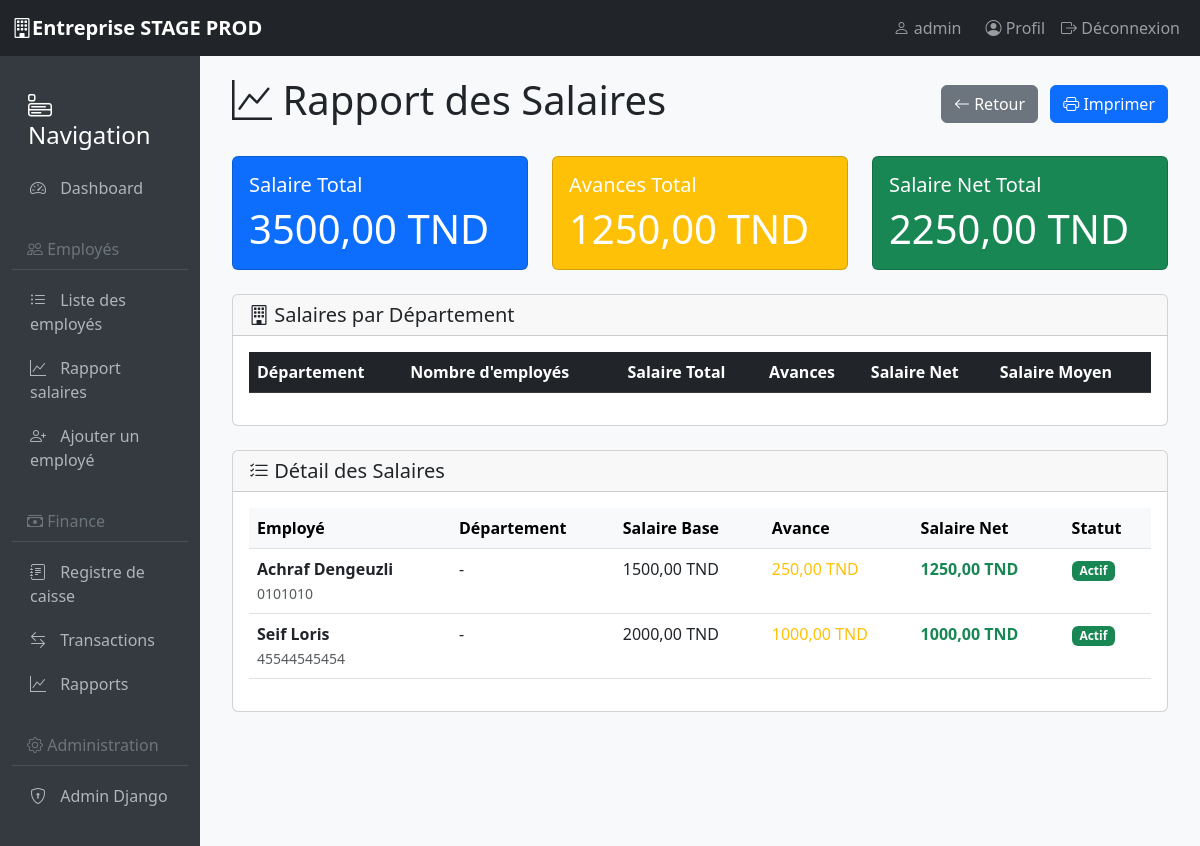
Screenshot of /employees/salaries/ (signed in) with the database file from the repository.
### core/models.py (models this page shows, shortened)
class CustomUser(AbstractUser):
    ROLE_CHOICES = [
        ('admin', 'Administrateur'),
        ('manager', 'Manager'),
        ('employee', 'Employé'),
        ('accountant', 'Comptable'),
    ]
    role = models.CharField(max_length=20, choices=ROLE_CHOICES, default='employee')
    phone = models.CharField(max_length=20, blank=True)
    department = models.CharField(max_length=100, blank=True)
    profile_picture = models.CharField(
        max_length=500,
        blank=True,
        null=True,
        verbose_name="Photo de profil (URL)"
    )
    class Meta:
        verbose_name = "Utilisateur"
        verbose_name_plural = "Utilisateurs"

### employees/models.py (models this page shows, shortened)
class Employee(models.Model):
    CONTRACT_CHOICES = [
        ('cdi', 'CDI'),
        ('cdd', 'CDD'),
        ('stage', 'Stage'),
        ('freelance', 'Freelance'),
    ]
    GENDER_CHOICES = [
        ('M', 'Masculin'),
        ('F', 'Féminin'),
    ]
    user = models.OneToOneField(CustomUser, on_delete=models.CASCADE, verbose_name="Utilisateur", null=True, blank=True)
    employee_id = models.CharField(max_length=20, unique=True, verbose_name="Matricule")
    first_name = models.CharField(max_length=100, verbose_name="Prénom", default="")
    last_name = models.CharField(max_length=100, verbose_name="Nom", default="")
    cin = models.CharField(
        max_length=20,
        unique=True,
        verbose_name="CIN",
        validators=[
            RegexValidator(
                regex=r'^\d{8}$',
                message='Le CIN doit contenir 8 chiffres',
                code='invalid_cin'
            )
        ],
        default="00000000"
    )
    gender = models.CharField(max_length=1, choices=GENDER_CHOICES, verbose_name="Genre", default="M")
    birth_date = models.DateField(verbose_name="Date de naissance", null=True, blank=True)
    birth_place = models.CharField(max_length=100, verbose_name="Lieu de naissance", default="")
    address = models.TextField(verbose_name="Adresse", default="")
    city = models.CharField(max_length=100, verbose_name="Ville", default="")
    postal_code = models.CharField(max_length=10, verbose_name="Code postal", default="")
    country = models.CharField(max_length=100, default="Tunisie", verbose_name="Pays")
    personal_phone = models.CharField(max_length=20, verbose_name="Téléphone personnel", default="")
    emergency_phone = models.CharField(max_length=20, blank=True, verbose_name="Téléphone d'urgence", default="")
    position = models.CharField(max_length=100, verbose_name="Poste")
    department = models.ForeignKey(Department, on_delete=models.SET_NULL, null=True, blank=True, verbose_name="Département")
    hire_date = models.DateField(verbose_name="Date d'embauche")
    contract_type = models.CharField(max_length=20, choices=CONTRACT_CHOICES, verbose_name="Type de contrat")
    contract_end_date = models.DateField(null=True, blank=True, verbose_name="Date de fin de contrat")
    salary = models.DecimalField(max_digits=10, decimal_places=2, validators=[MinValueValidator(0)], verbose_name="Salaire de base")
    bank_name = models.CharField(max_length=100, verbose_name="Nom de la banque", default="")
    bank_account = models.CharField(max_length=50, verbose_name="Numéro de compte", default="")
    rib = models.CharField(max_length=30, verbose_name="RIB", default="")
    salary_advance = models.DecimalField(
        max_digits=10,
        decimal_places=2,
        default=0,
        validators=[MinValueValidator(0)],
        verbose_name="Avance sur salaire"
    )
    advance_date = models.DateField(null=True, blank=True, verbose_name="Date d'avance")
    advance_reason = models.TextField(blank=True, verbose_name="Motif de l'avance", default="")
    is_active = models.BooleanField(default=True, verbose_name="Actif")
    @property
    def full_name(self):
        return f"{self.first_name} {self.last_name}"
    @property
    def net_salary(self):
        return self.salary - self.salary_advance
    class Meta:
        verbose_name = "Employé"
        verbose_name_plural = "Employés"
        ordering = ['last_name', 'first_name']

### employees/views.py (the view)
# urls.py: path('salaries/', views.salary_report, name='salary_report'),
@login_required
def salary_report(request):
    employees = Employee.objects.filter(is_active=True)
    total_base_salary = employees.aggregate(total=Sum('salary'))['total'] or 0
    total_advances = employees.aggregate(total=Sum('salary_advance'))['total'] or 0
    total_net_salary = 0
    for employee in employees:
        total_net_salary += float(employee.net_salary)
    by_department = employees.values('department__name').annotate(
        count=Count('id'),
        total_salary=Sum('salary'),
        total_advances=Sum('salary_advance'),
        avg_salary=Avg('salary')
    )
    context = {
        'employees': employees,
        'total_base_salary': total_base_salary,
        'total_advances': total_advances,
        'total_net_salary': total_net_salary,
        'by_department': by_department,
    }
    return render(request, 'employees/salary_report.html', context)

### templates/employees/salary_report.html (shortened to what this page needs)
{% extends 'base.html' %}
{% block content %}
<div class="container-fluid">
    <div class="d-flex justify-content-between align-items-center mb-4">
        <h1><i class="bi bi-graph-up"></i> Rapport des Salaires</h1>
        <div>
            <a href="{% url 'employee_list' %}" class="btn btn-secondary">
                <i class="bi bi-arrow-left"></i> Retour
            </a>
            <button class="btn btn-primary ms-2" onclick="window.print()">
                <i class="bi bi-printer"></i> Imprimer
            </button>
        </div>
    </div>
    <div class="row mb-4">
        <div class="col-md-4">
            <div class="card text-white bg-primary">
                <div class="card-body">
                    <h5 class="card-title">Salaire Total</h5>
                    <p class="card-text display-6">{{ total_base_salary|floatformat:2 }}  TND</p>
                </div>
            </div>
        </div>
        <div class="col-md-4">
            <div class="card text-white bg-warning">
                <div class="card-body">
                    <h5 class="card-title">Avances Total</h5>
                    <p class="card-text display-6">{{ total_advances|floatformat:2 }}  TND</p>
                </div>
            </div>
        </div>
        <div class="col-md-4">
            <div class="card text-white bg-success">
                <div class="card-body">
                    <h5 class="card-title">Salaire Net Total</h5>
                    <p class="card-text display-6">{{ total_net_salary|floatformat:2 }}  TND</p>
                </div>
            </div>
        </div>
    </div>
    <div class="card mb-4">
        <div class="card-header">
            <h5 class="mb-0"><i class="bi bi-building"></i> Salaires par Département</h5>
        </div>
        <div class="card-body">
            <div class="table-responsive">
                <table class="table table-hover">
                    <thead class="table-dark">
                        <tr>
                            <th>Département</th>
                            <th>Nombre d'employés</th>
                            <th>Salaire Total</th>
                            <th>Avances</th>
                            <th>Salaire Net</th>
                            <th>Salaire Moyen</th>
                        </tr>
                    </thead>
                </table>
            </div>
        </div>
    </div>
    <div class="card">
        <div class="card-header">
            <h5 class="mb-0"><i class="bi bi-list-check"></i> Détail des Salaires</h5>
        </div>
        <div class="card-body">
            <div class="table-responsive">
                <table class="table table-hover">
                    <thead class="table-light">
                        <tr>
                            <th>Employé</th>
                            <th>Département</th>
                            <th>Salaire Base</th>
                            <th>Avance</th>
                            <th>Salaire Net</th>
                            <th>Statut</th>
                        </tr>
                    </thead>
                    <tbody>
                        {% for employee in employees %}
                        <tr>
                            <td>
                                <strong>{{ employee.full_name }}</strong><br>
                                <small class="text-muted">{{ employee.employee_id }}</small>
                            </td>
                            <td>
                                {% if employee.department %}
                                    {{ employee.department.name }}
                                {% else %}
                                    -
                                {% endif %}
                            </td>
                            <td>{{ employee.salary|floatformat:2 }}  TND</td>
                            <td>
                                {% if employee.salary_advance > 0 %}
                                    <span class="text-warning">{{ employee.salary_advance|floatformat:2 }}  TND</span>
                                {% else %}
                                    0 TND
                                {% endif %}
                            </td>
                            <td>
                                <strong class="text-success">{{ employee.net_salary|floatformat:2 }}  TND</strong>
                            </td>
                            <td>
                                {% if employee.is_active %}
                                    <span class="badge bg-success">Actif</span>
                                {% else %}
                                    <span class="badge bg-danger">Inactif</span>
                                {% endif %}
                            </td>
                        </tr>
                        {% endfor %}
                    </tbody>
                </table>
            </div>
        </div>
    </div>
</div>
{% endblock %}

### templates/base.html (shortened to what this page needs)
<!doctype html>
<html lang="fr">
  <head>
    <link
      href="https://cdn.jsdelivr.net/npm/bootstrap@5.3.0/dist/css/bootstrap.min.css"
      rel="stylesheet"
    />
    <link
      rel="stylesheet"
      href="https://cdn.jsdelivr.net/npm/bootstrap-icons@1.10.0/font/bootstrap-icons.css"
    />
  </head>
  <body>
    <nav class="navbar navbar-expand-lg navbar-dark bg-dark">
      <div class="container-fluid">
        <a class="navbar-brand" href="{% url 'dashboard' %}">
          <i class="bi bi-building"></i>Entreprise STAGE PROD
        </a>
        <div class="navbar-nav ms-auto">
          {% if user.is_authenticated %}
          <span class="navbar-text me-3">
            <i class="bi bi-person"></i> {{ user.username }}
          </span>
          <a class="nav-link" href="{% url 'profile' %}">
            <i class="bi bi-person-circle"></i> Profil
          </a>
          <a class="nav-link" href="{% url 'logout' %}">
            <i class="bi bi-box-arrow-right"></i> Déconnexion
          </a>
          {% else %}
          <a class="nav-link" href="{% url 'login' %}">
            <i class="bi bi-box-arrow-in-right"></i> Connexion
          </a>
          {% endif %}
        </div>
      </div>
    </nav>
    <div class="container-fluid">
      <div class="row">
        {% if user.is_authenticated %}
        <div class="col-md-2 sidebar">
          <h4 class="mt-3 mb-3 px-3">
            <i class="bi bi-menu-app"></i> Navigation
          </h4>
          <a href="{% url 'dashboard' %}">
            <i class="bi bi-speedometer2"></i> Dashboard
          </a>
          <h6><i class="bi bi-people"></i> Employés</h6>
          <a href="{% url 'employee_list' %}">
            <i class="bi bi-list-ul"></i> Liste des employés
          </a>
          <a href="{% url 'salary_report' %}">
            <i class="bi bi-graph-up"></i> Rapport salaires
          </a>
          <a href="/admin/employees/employee/add/">
            <i class="bi bi-person-plus"></i> Ajouter un employé
          </a>
          <h6><i class="bi bi-cash-stack"></i> Finance</h6>
          <a href="{% url 'finance:cash_register' %}">
            <i class="bi bi-journal-text"></i> Registre de caisse
          </a>
          <a href="{% url 'finance:transaction_list' %}">
            <i class="bi bi-arrow-left-right"></i> Transactions
          </a>
          <a href="{% url 'finance:finance_reports' %}">
            <i class="bi bi-graph-up"></i> Rapports
          </a>
          <h6><i class="bi bi-gear"></i> Administration</h6>
          <a href="/admin/"> <i class="bi bi-shield-lock"></i> Admin Django </a>
        </div>
        {% endif %}
        <div
          class="{% if user.is_authenticated %}col-md-10{% else %}col-md-12{% endif %} content"
        >
           {% block content %} {% endblock %}
        </div>
      </div>
    </div>
  </body>
</html>

### templates/base.html (style rules this page uses)
body { background-color: #f8f9fa; }
.navbar-brand { font-weight: bold; }
.sidebar { background-color: #343a40; min-height: 100vh; color: white; padding-top: 20px; }
.sidebar a { color: #adb5bd; text-decoration: none; padding: 10px 15px; display: block; border-left: 3px solid transparent; }
.sidebar a i { margin-right: 10px; }
.content { padding: 20px; }
.sidebar h6 { color: #6c757d; padding: 10px 15px; margin-top: 20px; border-bottom: 1px solid #495057; }

### rows the page displays
CustomUser: username "admin"
Employee: full_name "Achraf Dengeuzli", employee_id "0101010", salary "1500,00", salary_advance "250,00", net_salary "1250,00", is_active "Actif"
Employee: full_name "Seif Loris", employee_id "45544545454", salary "2000,00", salary_advance "1000,00", net_salary "1000,00", is_active "Actif"

### other values shown
{{ total_base_salary|floatformat:2 }} "3500,00"
{{ total_advances|floatformat:2 }} "1250,00"
{{ total_net_salary|floatformat:2 }} "2250,00"
